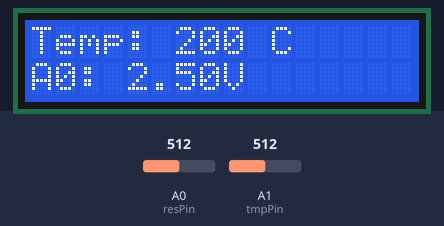
Recording of a sketch running on a simulated Arduino Uno, built with avr-gcc and run on an emulated ATmega328P. Shown: 16×2 character LCD. The inputs (shaded band) are chosen by the test bench; at power-on: A0 (resPin) = 512, A1 (tmpPin) = 512.

Above: at 1.2 s.
1.3 s: A0 (resPin) set to 716
At 2.2 s:
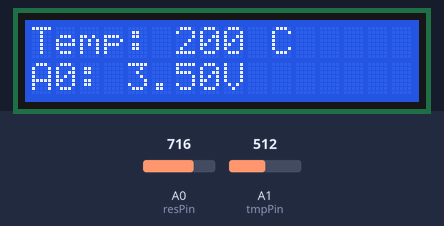
2.8 s: A1 (tmpPin) set to 716
At 3.4 s:
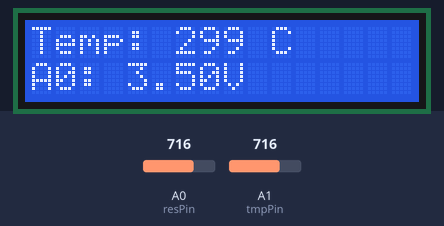
4.3 s: A0 (resPin) set to 900
At 5.6 s:
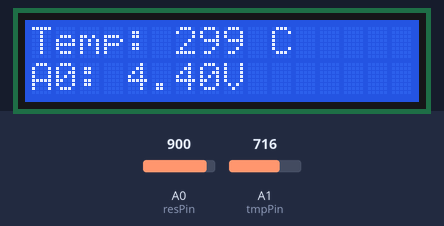
5.9 s: A1 (tmpPin) set to 900
At 7.1 s:
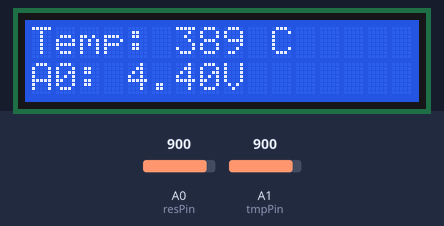
7.4 s: A0 (resPin) set to 1023
At 8.3 s:
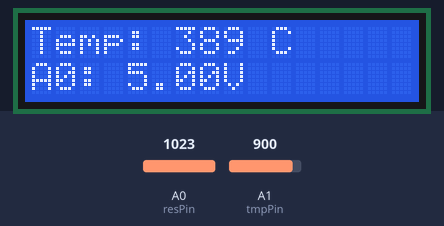
8.9 s: A1 (tmpPin) set to 1023
At 9.6 s:
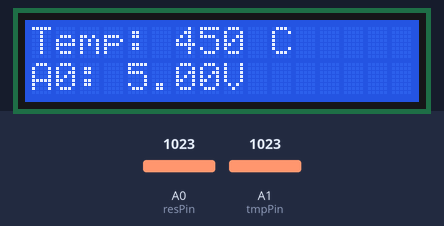
Timing chart, 0 to 11.5 s (numbered marks = the images above; inputs shaded):
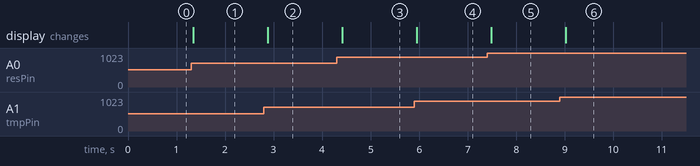

The sketch:

Exemplo_1_Sensores.ino
```cpp
#include <LiquidCrystal.h>

#define LCD 1
#define resPin A0
#define tmpPin A1


#ifdef LCD
  LiquidCrystal lcd(12, 11, 5, 4, 3, 2);
#endif

void setup() {
  beginLCD();
}

void loop() {
  int tmp = readTMP();
  float tens = readPhoto();
  printLCD(tmp, tens);
}

void beginLCD(){
  #ifdef LCD
    lcd.begin(16, 2);
  #endif
}

int readTMP(){
 float volts = 5.0 * analogRead(tmpPin) / 1023.0;
 return (volts - 0.5) / 0.01;
}

float readPhoto(){
  return 5 * analogRead(resPin) / 1023.0;
}

void printLCD(int tmp, float tens){
  lcd.clear();
  lcd.setCursor(0, 0);
  lcd.print("Temp: ");
  lcd.print(tmp);
  lcd.print(" C");
  lcd.setCursor(0, 1);
  lcd.print("A0: ");
  lcd.print(tens);
  lcd.print("V");
  delay(250);
}
```

Measured:
- after the input at 1.3 s, the display: changes after 0.05 s (image 1)
- after the input at 2.8 s, the display: changes after 0.08 s (image 2)
- after the input at 4.3 s, the display: changes after 0.12 s (image 3)
- after the input at 5.9 s, the display: changes after 0.05 s (image 4)
- after the input at 7.4 s, the display: changes after 0.09 s (image 5)
- after the input at 8.9 s, the display: changes after 0.12 s (image 6)
